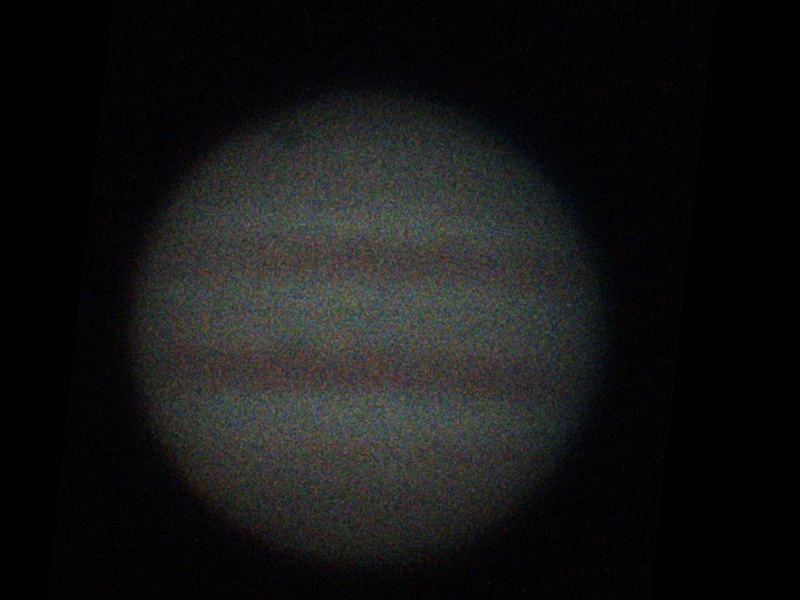
#> input picture src/yota/aaaa.jpg, 800 x 600 px, given as the content of the folder ../../Resources/Images/19_57_44, which was not available
$ python ellipse.py
#> lines starting #> are read from the running program, lines starting #| are printed output that depends on the picture; after the words box and inside, x2 and y2 are one past the last pixel; in counts of white or black regions, pixels touching at a corner belong together; pictures that were not available may be replaced by others from this repository, and a replacement may not be noted
#> in ellipse_to_circle, image is the input picture: shape (600, 800, 3); mean B, G, R 21.4, 21.6, 21.3
import cv2
import numpy as np
import os
from glob import glob
from tqdm import tqdm

def detect_ellipse(image):
    """
    画像から楕円を検出する関数（木星画像用に最適化）
    """
    if len(image.shape) == 3:
        gray = cv2.cvtColor(image, cv2.COLOR_BGR2GRAY)
    else:
        gray = image.copy()

    # コントラスト強調
    clahe = cv2.createCLAHE(clipLimit=3.0, tileGridSize=(8,8))
    enhanced = clahe.apply(gray)
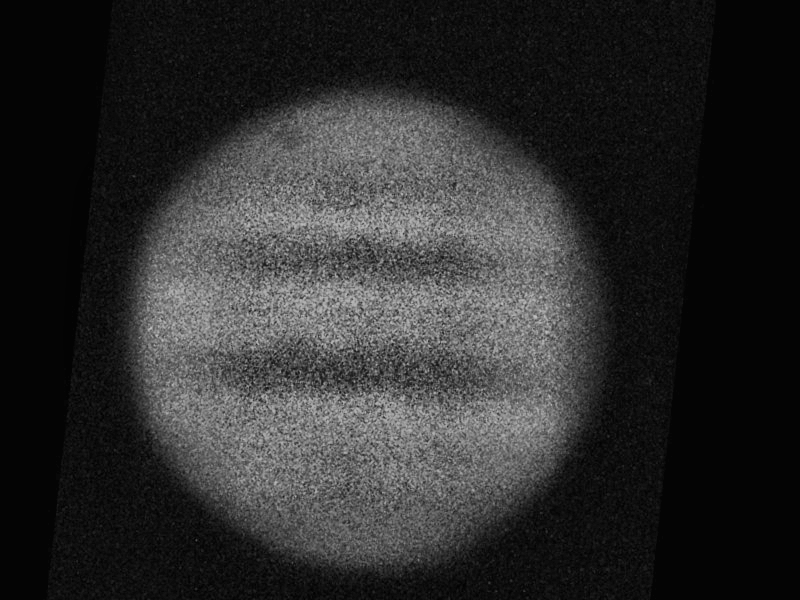
#> enhanced: shape (600, 800); min 1, max 192, mean 45.1

    # ノイズ除去
    blurred = cv2.GaussianBlur(enhanced, (7, 7), 0)

    # 2値化
    _, binary = cv2.threshold(blurred, 30, 255, cv2.THRESH_BINARY)
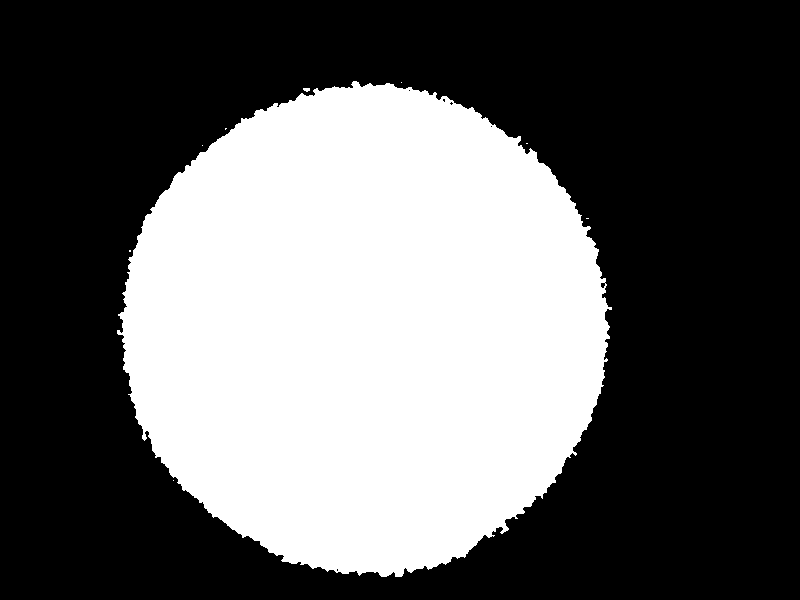
#> binary: shape (600, 800); 38.6% white; 9 white regions (7 under 20 px), largest, box (x1, y1, x2, y2) and area: (117, 81, 612, 577) 185424, (303, 88, 310, 92) 22

    # モルフォロジー処理
    kernel = np.ones((5,5), np.uint8)
    binary = cv2.morphologyEx(binary, cv2.MORPH_CLOSE, kernel)
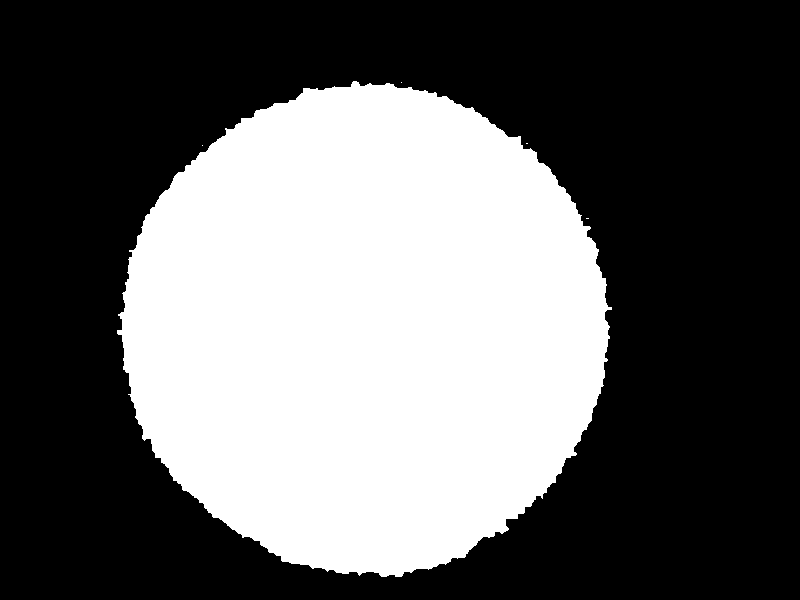
#> binary: shape (600, 800); 38.8% white; 5 white regions (4 under 20 px)

    # 輪郭検出
    contours, _ = cv2.findContours(binary, cv2.RETR_EXTERNAL, cv2.CHAIN_APPROX_SIMPLE)
#> contours = 5 contours, 4 with area under 20; largest, box (x1, y1, x2, y2) and area: (117, 81, 612, 577) 185212

    if len(contours) > 0:
        largest_contour = max(contours, key=cv2.contourArea)
#> largest_contour = contour of 746 points, box (x1, y1, x2, y2) (117, 81, 612, 577), area 185212
        if len(largest_contour) >= 5:
            try:
                ellipse = cv2.fitEllipse(largest_contour)
#> ellipse = ((364.9, 328.6), (485.4, 487), 172.3)
                return ellipse
            except Exception as e:
                print(f"楕円フィッティングエラー: {str(e)}")
    return None

def ellipse_to_circle(image_path, out_path=None):
    """
    楕円を真円に変換し、水平に回転する関数
    """
    image = cv2.imread(image_path)
    if image is None:
        print("画像を読み込めませんでした。")
        return

    ellipse = detect_ellipse(image)
#> ellipse = ((364.9, 328.6), (485.4, 487), 172.3)
    if ellipse is None:
        print("楕円検出に失敗しました")
        return image

    (center_x, center_y), (major_axis, minor_axis), angle = ellipse
#> center_x = 364.9; center_y = 328.6; major_axis = 485.4; minor_axis = 487; angle = 172.3
    target_radius = max(major_axis, minor_axis) / 2
#> target_radius = 243.5
    scale_x = target_radius / (major_axis / 2)
#> scale_x = 1
    scale_y = target_radius / (minor_axis / 2)
#> scale_y = 1
    height, width = image.shape[:2]
#> height = 600; width = 800

    # 変換行列の計算
    M_scale = cv2.getRotationMatrix2D((center_x, center_y), angle, 1)
#> M_scale = [[-0.991, 0.134, 682.5], [-0.134, -0.991, 703]]
    M_scale[0, 0] *= scale_x
    M_scale[0, 1] *= scale_x
    M_scale[1, 0] *= scale_y
    M_scale[1, 1] *= scale_y
    transformed = cv2.warpAffine(image, M_scale, (width, height), flags=cv2.INTER_CUBIC)
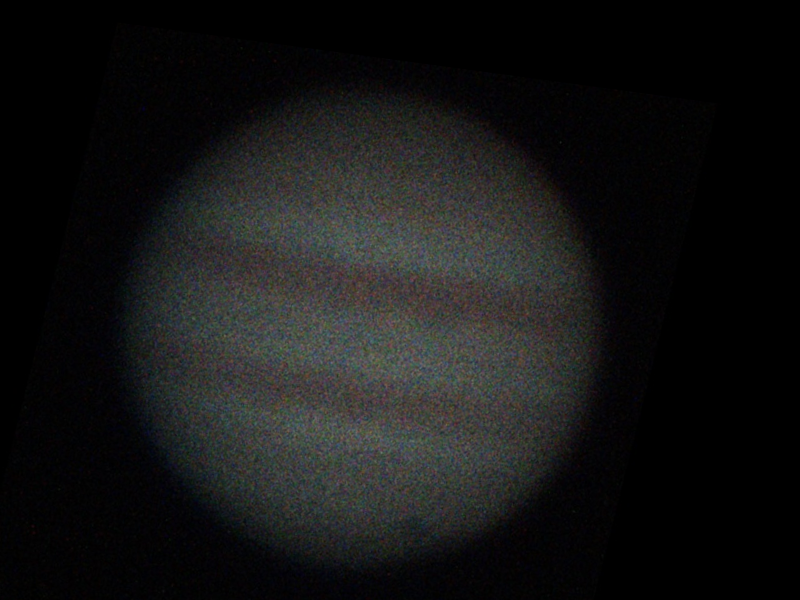
#> transformed: shape (600, 800, 3); mean B, G, R 21.2, 21.5, 21.2

    # 水平回転処理
    M_rotate = cv2.getRotationMatrix2D((center_x, center_y), -angle, 1)
#> M_rotate = [[-0.991, -0.134, 770.4], [0.134, -0.991, 605.4]]
    transformed = cv2.warpAffine(transformed, M_rotate, (width, height), flags=cv2.INTER_CUBIC)

    if out_path:
        cv2.imwrite(out_path, transformed)

    return transformed

if __name__ == '__main__':
    # input_path = "./0824.bmp"
    # output_path = "aaaa.jpg"
    # ellipse_to_circle(input_path, output_path)


    input_dir = "../../Resources/Images/19_57_44/"
    output_dir = "../../Resources/Input and Output/affine3"
    os.makedirs(output_dir, exist_ok=True)


    img_paths = sorted(glob(input_dir + "*.jpg"))
    print(img_paths)

    i=0
    for img_path in tqdm(img_paths):
        ellipse_to_circle(img_path, os.path.join(output_dir, str(i)+".jpg"))
        i += 1
